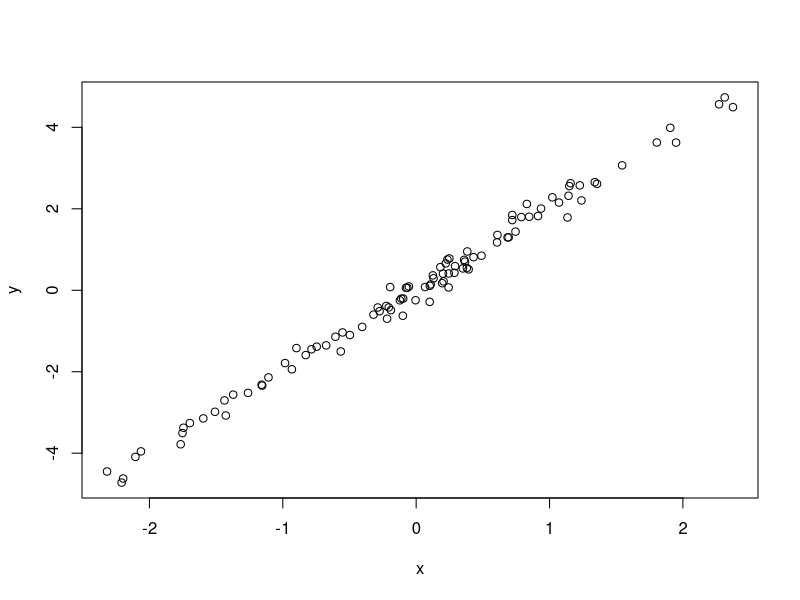

This figure's R source:
# Simulate and plot data
# Christopher Jenney
# chrisjenney@email.arizona.edu
# 2021-03-23

# Simulate data from normal distribution
x <- rnorm(n = 100)
y <- 2* x + rnorm(n = 100, sd = 0.2)

#plot simulated data
plot(x = x, y = y)

#save and share work
